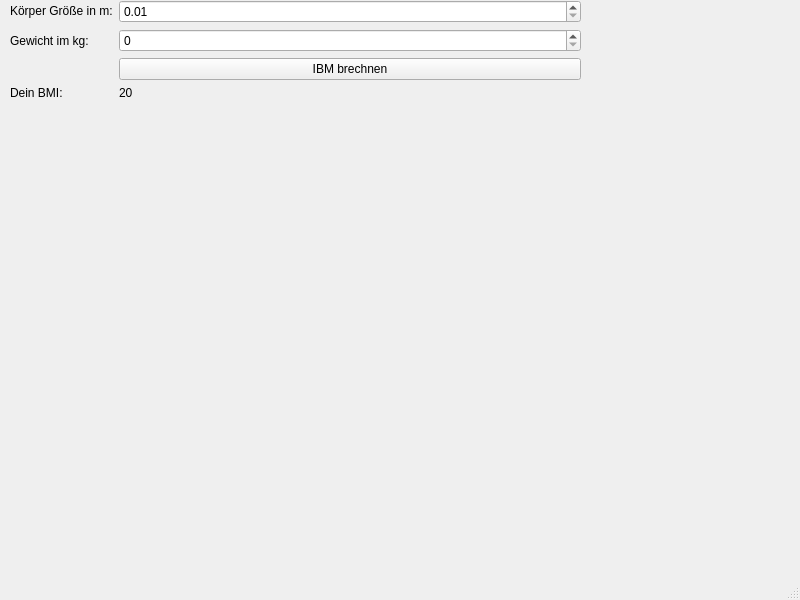
<?xml version="1.0" encoding="UTF-8"?>
<ui version="4.0">
 <class>MainWindow</class>
 <widget class="QMainWindow" name="MainWindow">
  <property name="geometry">
   <rect>
    <x>0</x>
    <y>0</y>
    <width>800</width>
    <height>600</height>
   </rect>
  </property>
  <property name="windowTitle">
   <string>MainWindow</string>
  </property>
  <widget class="QWidget" name="centralwidget">
   <widget class="QWidget" name="formLayoutWidget">
    <property name="geometry">
     <rect>
      <x>0</x>
      <y>0</y>
      <width>2</width>
      <height>2</height>
     </rect>
    </property>
    <layout class="QFormLayout" name="formLayout"/>
   </widget>
   <widget class="QWidget" name="formLayoutWidget_2">
    <property name="geometry">
     <rect>
      <x>10</x>
      <y>0</y>
      <width>571</width>
      <height>381</height>
     </rect>
    </property>
    <layout class="QFormLayout" name="formLayout_2">
     <item row="0" column="1">
      <widget class="QDoubleSpinBox" name="heigh">
       <property name="minimum">
        <double>0.010000000000000</double>
       </property>
       <property name="maximum">
        <double>2.500000000000000</double>
       </property>
       <property name="singleStep">
        <double>0.010000000000000</double>
       </property>
      </widget>
     </item>
     <item row="0" column="0">
      <widget class="QLabel" name="label">
       <property name="text">
        <string>K&amp;ouml;rper Gr&amp;ouml;ße in m:</string>
       </property>
       <property name="textFormat">
        <enum>Qt::RichText</enum>
       </property>
      </widget>
     </item>
     <item row="1" column="0">
      <widget class="QLabel" name="label_2">
       <property name="text">
        <string>Gewicht im kg: </string>
       </property>
      </widget>
     </item>
     <item row="1" column="1">
      <widget class="QSpinBox" name="weight"/>
     </item>
     <item row="2" column="1">
      <widget class="QPushButton" name="claculate">
       <property name="text">
        <string>IBM brechnen</string>
       </property>
      </widget>
     </item>
     <item row="3" column="0">
      <widget class="QLabel" name="label_3">
       <property name="text">
        <string>Dein BMI:</string>
       </property>
      </widget>
     </item>
     <item row="3" column="1">
      <widget class="QLabel" name="result">
       <property name="text">
        <string>20</string>
       </property>
      </widget>
     </item>
    </layout>
   </widget>
  </widget>
  <widget class="QMenuBar" name="menubar">
   <property name="geometry">
    <rect>
     <x>0</x>
     <y>0</y>
     <width>800</width>
     <height>21</height>
    </rect>
   </property>
  </widget>
  <widget class="QStatusBar" name="statusbar"/>
 </widget>
 <resources/>
 <connections/>
</ui>
